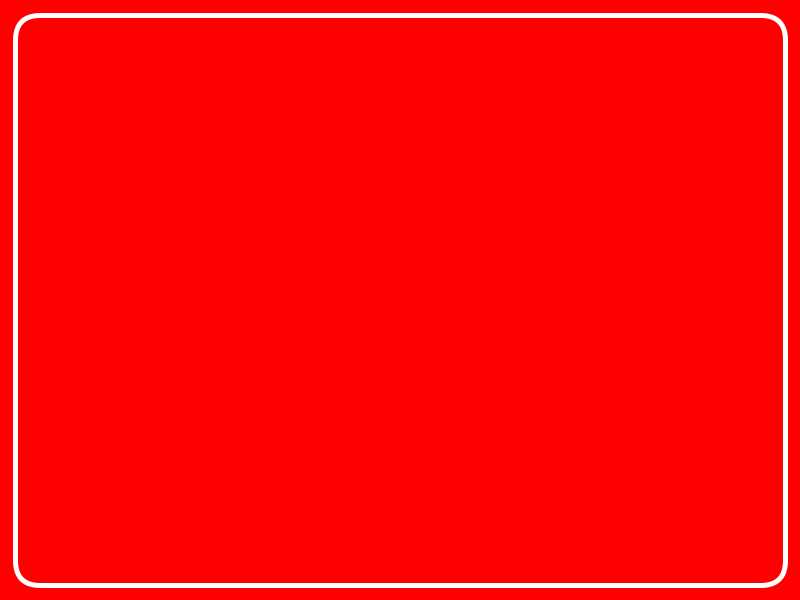
Frame 1 (no input)
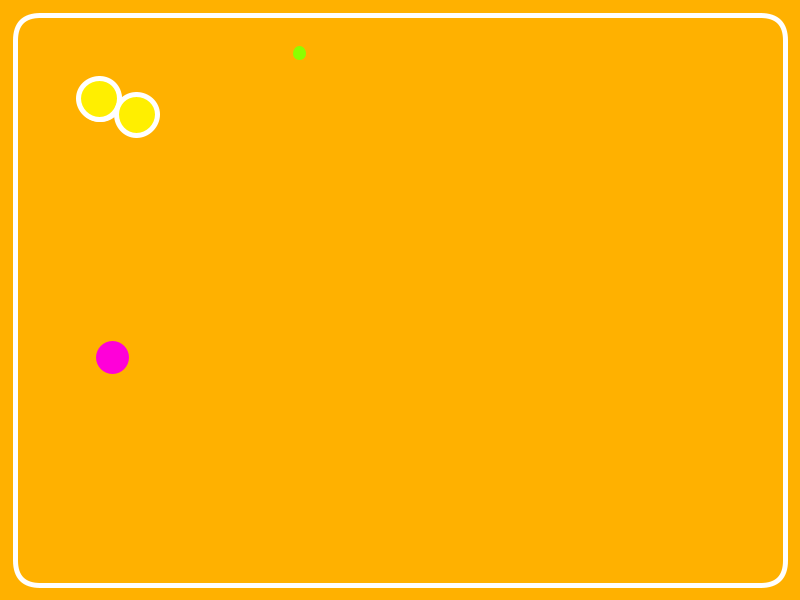
Frame 60 (the mouse pressed at the canvas centre just before this capture)
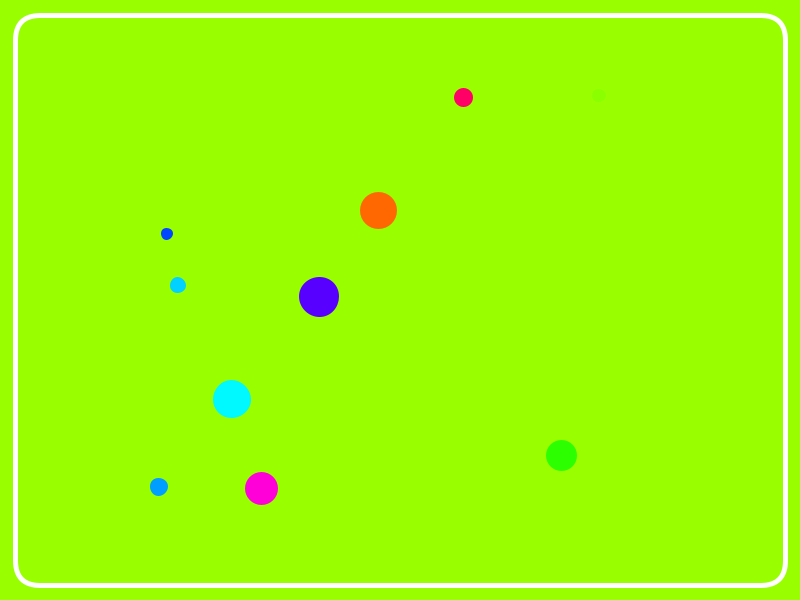
Frame 120 (the mouse held since frame 60 and released just before this capture)

The Processing sketch that drew these frames (run headless with seeded random() and noise(); from frame 60 on, the mouse is pressed at the canvas centre):

// Processing sketch: Bouncerv3
// ── Bouncerv3.pde

ArrayList<Circle> circles;
ArrayList<Circle> collidedCircles;

float hu;


void setup(){
  
  size(800,600);
  
  colorMode(HSB);
  
  circles = new ArrayList<Circle>();
 
  
  hu = 0;
  
}



void draw(){
  
  background(hu,255,255);
  //background(0);
   collidedCircles = new ArrayList<Circle>();
  
   stroke(255);
    noFill();
    strokeWeight(5);
    rect(20-5,20-5,760+10,560+10,25);
    
    hu = hu+0.5;
    
    if(hu>255){
      hu = 0;
    }

  if(frameCount % 5 == 0){
    
    if(mouseX <100 || mouseY < 100){
      
      circles.add(new Circle(100,100));
    
    }else{
     
      circles.add(new Circle(random(100,width-100),random(100,height-100)));
    }
    
    
        
   
  }
  
  for(Circle c1 : circles){
    
    c1.show();
    c1.move();
    
    for(Circle c2 : circles){
      
       PVector p1 = new PVector(c1.x,c1.y);
       PVector p2 = new PVector(c2.x,c2.y);
       
       int d = int(p1.dist(p2));
      
       
       
       
       if(d<= c1.w+c2.w && !c1.equals(c2)){
         
          stroke(255);
       ellipse(p1.x,p1.y,d,d);
       ellipse(p2.x,p2.y,d,d);
         
         
         
        
         
         color f1 = c1.c;
         color f2 = c2.c;
         
         if(c1.w>c2.w && !(new Integer(f1).equals(new Integer(f2)))){
           c1.w = c1.w+0.1;
           
            c1.xSpeed = c1.xSpeed*-1;
            c1.ySpeed = c1.ySpeed*-1;
         
            c2.xSpeed = c2.xSpeed*-1;
            c2.ySpeed = c2.ySpeed*-1;
           
           
           collidedCircles.add(c2);
           
           
         }else if(c1.w<c2.w && !(new Integer(f1).equals(new Integer(f2)))){
            c2.w = c2.w + 0.1;
            
            
             c1.xSpeed = c1.xSpeed*-1;
             c1.ySpeed = c1.ySpeed*-1;
         
             c2.xSpeed = c2.xSpeed*-1;
             c2.ySpeed = c2.ySpeed*-1;
            
            
            collidedCircles.add(c1);
           
         }
         
         
        
        //collidedCircles.add(c);
        
         
         
         
       }
       
      
      
      
      
    }
    
    
        
  }
  
  circles.removeAll(collidedCircles);
  
  
  
  
  
}

// ── Circle.pde
class Circle{

  float x;
  float y;
  float w;
  float bound;
  float xSpeed;
  float ySpeed;
  color c;
  
  
  Circle(float x, float y){
    this.x = x;
    this.y = y;
    
    w = random(5,40);
    bound = 40;
    
    xSpeed = random(-5,5)/(this.w/(this.w+1));
    ySpeed = random(-5,5)/(this.w/(this.w+1));
    
    colorMode(HSB);
    int r = int(random(2));
    if(r ==0){
          c =  color(0);

      
    }else{
          c =  color(255);

    }
     c =  color(random(255),255,255);

  }
  
  
  void move(){
   
    x = x + xSpeed;
    y = y +ySpeed;
    
     if(x  >= width - bound  ||  x <= bound){
          xSpeed = xSpeed * -1;
    
      }
  
      if(y  >= height - bound || y <= bound){
           ySpeed = ySpeed * -1;
    
      }
      
  }
  
  void show(){
   
    stroke(c);
    fill(c);
    ellipse(x,y,w,w);
    
    
  }
  

}
